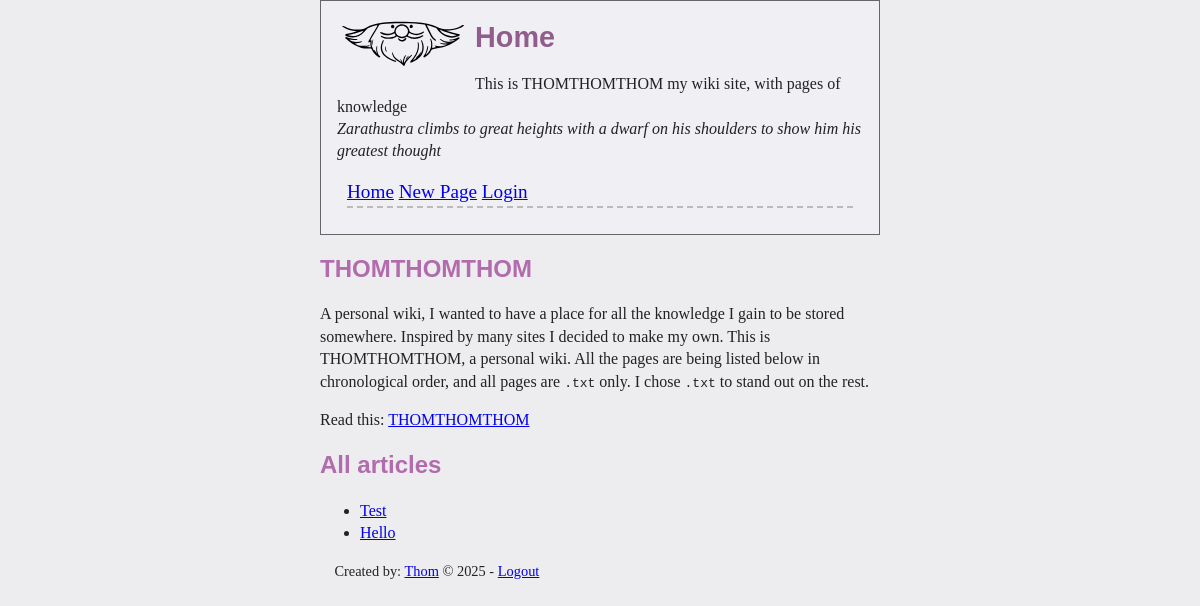
Before: / with the older database file.
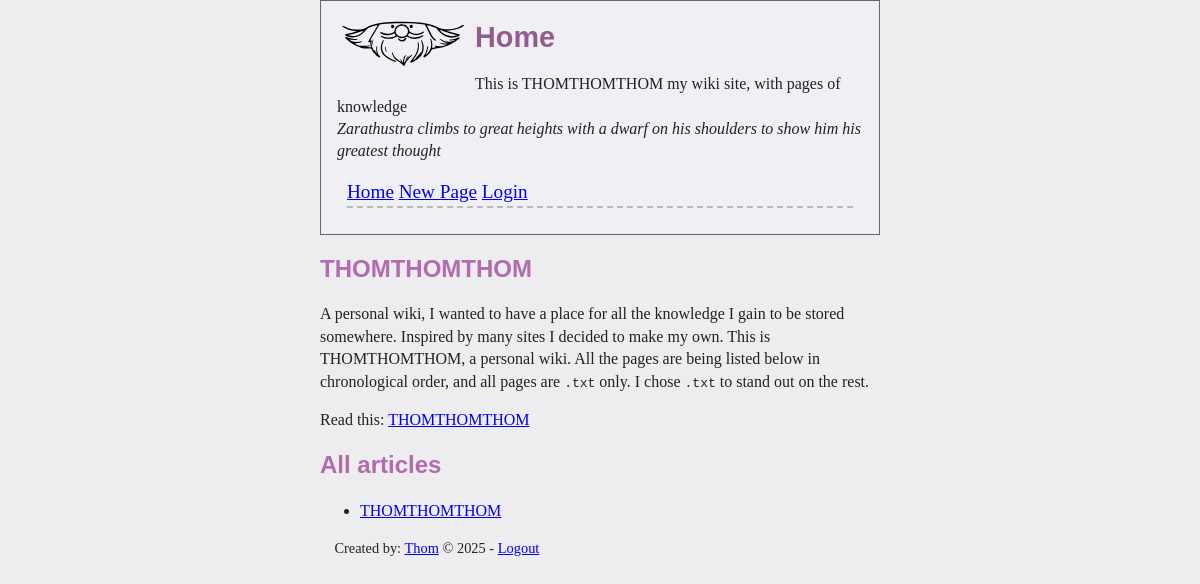
After: the same page with the newer database file.
### tables this page shows
CREATE TABLE `pages` (
    `id` INTEGER NOT NULL PRIMARY KEY,
    `pagename` VARCHAR(255) NOT NULL,
    `madeby` INTEGER NOT NULL,
    `public` INTEGER NOT NULL CHECK (`public` IN (0, 1)),
    `ts` INTEGER,
    FOREIGN KEY (`madeby`) REFERENCES `users`(`id`)
);

### index.php (the view, shortened to what this page needs)
<?php
require "common.php";
echo htHeader("Home");
$allArticles = dbExec("SELECT * FROM `pages`")->fetchAll();
echo "<div>\n";
echo "<h2>THOMTHOMTHOM</h2>\n";
echo "<p>A personal wiki, I wanted to have a place for all the knowledge I gain".
	" to be stored somewhere. Inspired by many sites I decided to make my own.".
	" This is THOMTHOMTHOM, a personal wiki. All the pages are being listed below".
	" in chronological order, and all pages are <code>.txt</code> only. I chose".
	" <code>.txt</code> to stand out on the rest.</p>";
echo "<p>Read this: <a href='page.php?title=THOMTHOMTHOM'>THOMTHOMTHOM</a>";
echo "</div>\n";
echo "<div>\n";
echo "<h2>All articles</h2>\n";
echo "<div>\n";
if (count($allArticles) == 0 && !isLoggedIn()) {
	echo "<p>No pages found, yet\n";
	echo "If you can, add them here: \n";
	echo "<a href='page.php'>Add page</a>";
	echo "</p>";
} else {
	$articles = array_filter($allArticles, function ($page) {
		return !(!isLoggedIn() && $page['public'] == false);
	});
	if (count($articles) > 0) {
		echo "<ul>\n";
		foreach ($articles as $k => $page) {
			$title = htmlentities($page['pagename']);
			echo "<li><a href='page.php?title=".urlencode($title)."'>".$title."</a></li>\n";
		}
		echo "</ul>\n";
	} else {
		echo "<p> No articles are public to see.</p>";
	}
}
echo "</div>\n";
echo "</div>\n";
echo htFooter();

Changed rows visible on the page:
removed pages: pagename "Test"
changed pages: pagename "Hello" → "THOMTHOMTHOM"
